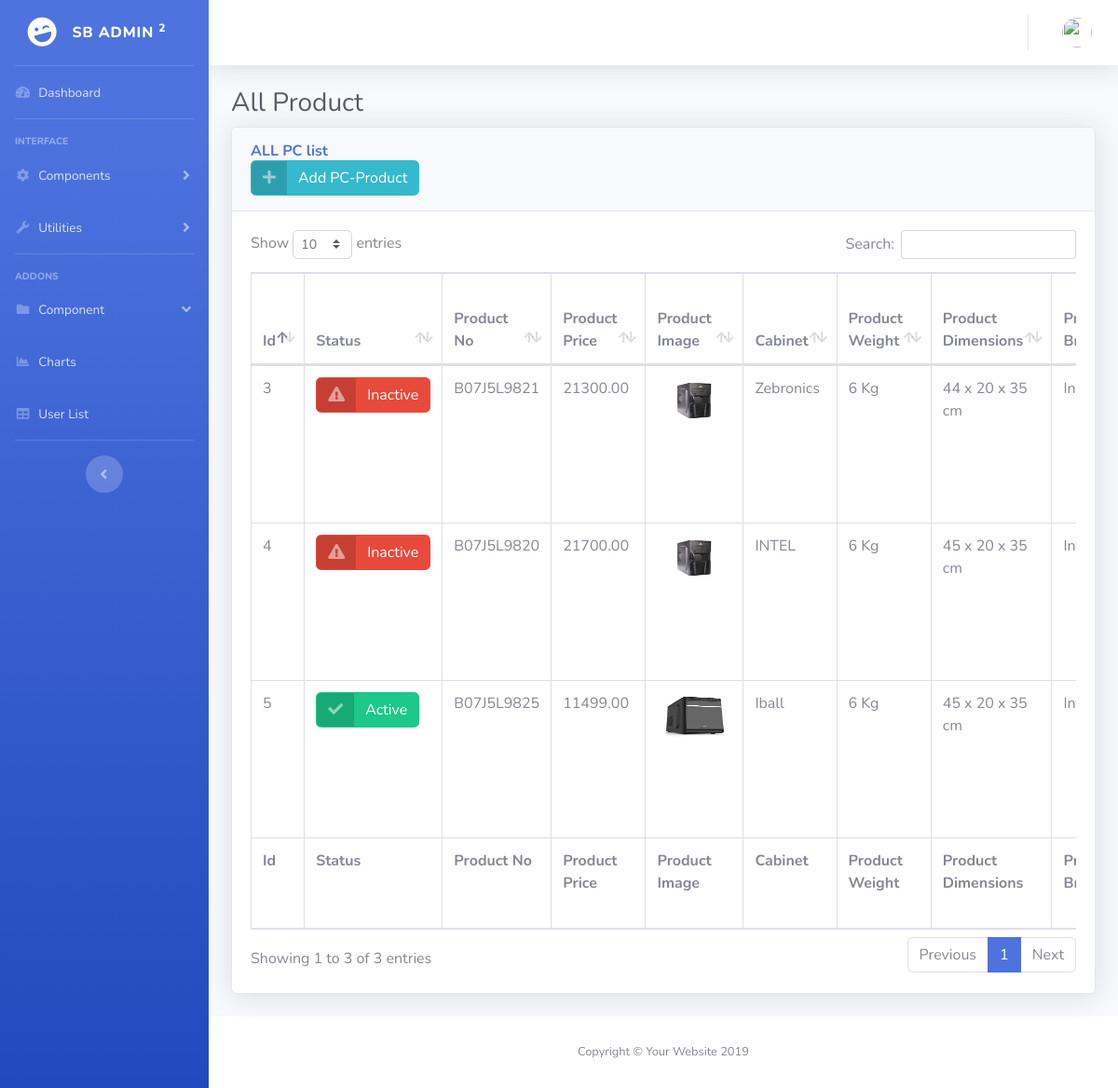
Page /admin/product_pc_list.php on the earlier database version.
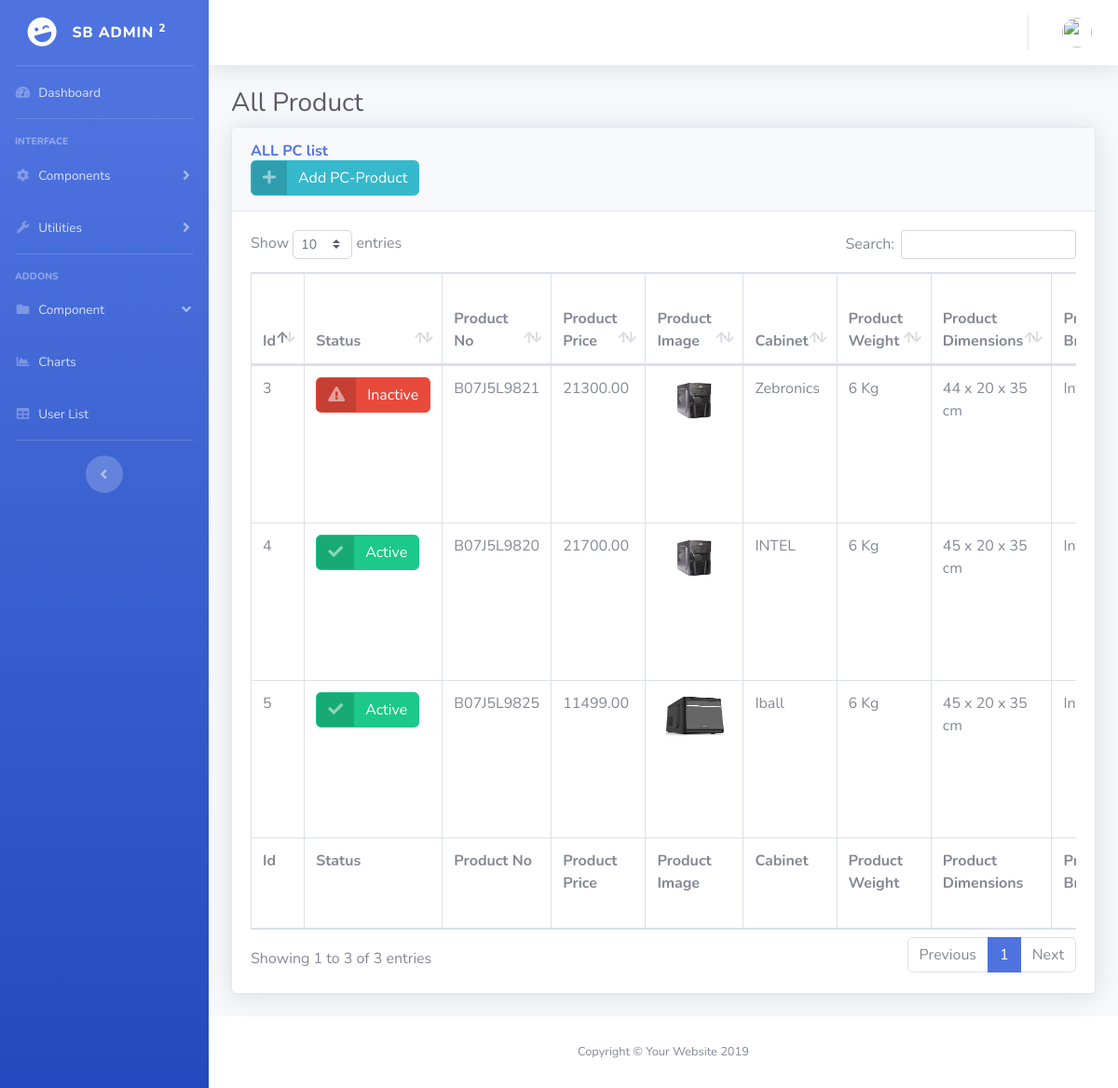
Same page on the later database version.
### tables this page shows
CREATE TABLE `add_product_pc` (
  `id` int(100) NOT NULL,
  `status` int(50) NOT NULL,
  `product_no` varchar(100) NOT NULL,
  `product_price` double(10,2) NOT NULL,
  `product_img` varchar(100) NOT NULL,
  `cabinet` varchar(100) NOT NULL,
  `product_weight` varchar(100) NOT NULL,
  `product_dimensions` varchar(100) NOT NULL,
  `processor_brand` varchar(100) NOT NULL,
  `processor_type` varchar(100) NOT NULL,
  `ram_size` varchar(100) NOT NULL,
  `ram_type` varchar(100) NOT NULL,
  `hard_disk_size` varchar(100) NOT NULL,
  `hard_disk_tech` varchar(100) NOT NULL,
  `operating_system` varchar(100) NOT NULL,
  `g_card` varchar(100) NOT NULL,
  `additional_information` varchar(200) NOT NULL
);

### admin/system/adodb/adodb.inc.php (called while the page is built, shortened)
<?php
 if (!defined('_ADODB_LAYER')) {
	GLOBAL
		$ADODB_vers,
		$ADODB_COUNTRECS,
		$ADODB_CACHE_DIR,
		$ADODB_CACHE,
		$ADODB_CACHE_CLASS,
		$ADODB_EXTENSION,
		$ADODB_COMPAT_FETCH,
	 	$ADODB_FETCH_MODE,
		$ADODB_GETONE_EOF,
		$ADODB_QUOTE_FIELDNAMES;
	function ADODB_Setup()
	{
	GLOBAL
		$ADODB_vers,
		$ADODB_COUNTRECS,
		$ADODB_CACHE_DIR,
	 	$ADODB_FETCH_MODE,
		$ADODB_CACHE,
		$ADODB_CACHE_CLASS,
		$ADODB_FORCE_TYPE,
		$ADODB_GETONE_EOF,
		$ADODB_QUOTE_FIELDNAMES;
		$ADODB_FETCH_MODE = ADODB_FETCH_DEFAULT;
		if (!isset($ADODB_COUNTRECS)) $ADODB_COUNTRECS = true;
	}
	class ADOConnection {
	var $database = '';
	var $host = '';
	var $user = '';
	var $debug = false;
	var $true = '1';
	var $false = '0';
	var $fetchMode=false;
	var $bulkBind = false;
	var $_queryID = false;
	var $_bindInputArray = false;
	function PConnect($argHostname = "", $argUsername = "", $argPassword = "", $argDatabaseName = "")
	{
		if ($argHostname != "") $this->host = $argHostname;
		if ($argUsername != "") $this->user = $argUsername;
		if ($argDatabaseName != "") $this->database = $argDatabaseName;
		if ($rez = $this->_pconnect($this->host, $this->user, $argPassword, $this->database)) return true;
		return $ret;
	}
	function Execute($sql,$inputarr=false)
	{
		if ($inputarr) {
			if (!is_array($inputarr)) $inputarr = array($inputarr);
			$element0 = reset($inputarr);
			$array_2d = $this->bulkBind && is_array($element0) && !is_object(reset($element0));
			unset($element0);
			if (!is_array($sql) && !$this->_bindInputArray) {
				$sqlarr = explode('?',$sql);
				$nparams = sizeof($sqlarr)-1;
				if (!$array_2d) $inputarr = array($inputarr);
				foreach($inputarr as $arr) {
					$sql = ''; $i = 0;
					while(list(, $v) = each($arr)) {
						$sql .= $sqlarr[$i];
						$typ = gettype($v);
						if ($typ == 'string')
							$sql .= $this->qstr($v);
						else if ($typ == 'double')
							$sql .= str_replace(',','.',$v);
						else if ($typ == 'boolean')
							$sql .= $v ? $this->true : $this->false;
						else if ($typ == 'object') {
							if (method_exists($v, '__toString')) $sql .= $this->qstr($v->__toString());
							else $sql .= $this->qstr((string) $v);
						} else if ($v === null)
							$sql .= 'NULL';
						else
							$sql .= $v;
						$i += 1;
						if ($i == $nparams) break;
					}
					if (isset($sqlarr[$i])) {
						$sql .= $sqlarr[$i];
						if ($i+1 != sizeof($sqlarr)) $this->outp_throw( "Input Array does not match ?: ".htmlspecialchars($sql),'Execute');
					} else if ($i != sizeof($sqlarr))
						$this->outp_throw( "Input array does not match ?: ".htmlspecialchars($sql),'Execute');
					$ret = $this->_Execute($sql);
					if (!$ret) return $ret;
				}
			} else {
				if ($array_2d) {
					if (is_string($sql))
						$stmt = $this->Prepare($sql);
					else
						$stmt = $sql;
					foreach($inputarr as $arr) {
						$ret = $this->_Execute($stmt,$arr);
						if (!$ret) return $ret;
					}
				} else {
					$ret = $this->_Execute($sql,$inputarr);
				}
			}
		} else {
			$ret = $this->_Execute($sql,false);
		}
		return $ret;
	}
	function _Execute($sql,$inputarr=false)
	{
		if ($this->debug) {
			global $ADODB_INCLUDED_LIB;
			if (empty($ADODB_INCLUDED_LIB)) include(ADODB_DIR.'/adodb-lib.inc.php');
			$this->_queryID = _adodb_debug_execute($this, $sql,$inputarr);
		} else {
			$this->_queryID = @$this->_query($sql,$inputarr);
		}
		$rs = new $rsclass($this->_queryID,$this->fetchMode);
		$rs->connection = $this;
		$rs->Init();
		if (is_array($sql)) $rs->sql = $sql[0];
		else $rs->sql = $sql;
		return $rs;
	}
}
	class ADORecordSet implements IteratorAggregate {
	var $_numOfRows = -1;
	var $_numOfFields = -1;
	var $_currentRow = -1;
	var $_closed = false;
	function ADORecordSet($queryID)
	{
		$this->_queryID = $queryID;
	}
	function Init()
	{
		if ($this->_numOfRows != 0 && $this->_numOfFields && $this->_currentRow == -1) {
			$this->_currentRow = 0;
			if ($this->EOF = ($this->_fetch() === false)) {
				$this->_numOfRows = 0;
			}
		} else {
			$this->EOF = true;
		}
	}
	function Close()
	{
		if (!$this->_closed) {
			$this->_closed = true;
			return $this->_close();
		} else
			return true;
	}
	function RecordCount() {return $this->_numOfRows;}
}
	function ADOLoadCode($dbType)
	{
		$db = strtolower($dbType);
		switch ($db) {
			default:
				$class = $db; break;
		}
		$file = ADODB_DIR."/drivers/adodb-".$db.".inc.php";
		if (class_exists("ADODB_" . $class)) return $class;
		return false;
	}
	function ADONewConnection($db='')
	{
	GLOBAL $ADODB_NEWCONNECTION, $ADODB_LASTDB;
		$errorfn = (defined('ADODB_ERROR_HANDLER')) ? ADODB_ERROR_HANDLER : false;
		if(empty($obj)) {
			if (!isset($ADODB_LASTDB)) $ADODB_LASTDB = '';
			if ($db != $ADODB_LASTDB) $db = ADOLoadCode($db);
			$cls = 'ADODB_'.$db;
			$obj = new $cls();
		}
		return $obj;
	}
}
?>

### admin/system/database.php (called while the page is built, shortened)
<?php
include ('adodb/adodb.inc.php');
class clsConnection
{
    private $db_host;
    private $db_user;
    private $db_pwd;
    private $db_name;
    private $dbLink;
    function clsConnection()
    {
        if (strstr($_SERVER['HTTP_HOST'], "192.168.1.") || $_SERVER['HTTP_HOST'] =="localhost")
        {
            $this->db_host = "localhost";
            $this->db_user = "root";
            $this->db_pwd = "";
            $this->db_name = "tilottama_tech";
        }
        else
        {
            $this->db_host = "localhost";
            $this->db_user = "root";
            $this->db_pwd = "";
            $this->db_name = "reborndb";
        }
        $this->dbLink = ADONewConnection('mysqli');
        $this->dbLink->PConnect($this->db_host, $this->db_user, $this->db_pwd, $this->db_name);
    }
    public function GetAllRows($sqlQuery = "")
    {
        $recordSet = $this->dbLink->Execute($sqlQuery);
        $rows = array();
        if (!$recordSet)
        {
            print $this->dbLink->ErrorMsg();
        }
        else
        {
            while (!$recordSet->EOF)
            {
                $rows[] = $recordSet->fields;
                $recordSet->MoveNext();
            }
        }
        return $rows;
    }
}
?>

### admin/system/adodb/drivers/adodb-mysqli.inc.php (called while the page is built, shortened)
<?php
if (! defined("_ADODB_MYSQLI_LAYER")) {
class ADODB_mysqli extends ADOConnection {
	var $clientFlags = 0;
	var $port = false;
	var $socket = false;
	var $optionFlags = array(array(MYSQLI_READ_DEFAULT_GROUP,0));
  	var $multiQuery = false;
	function _connect($argHostname = NULL,
			  $argUsername = NULL,
			  $argPassword = NULL,
			  $argDatabasename = NULL, $persist=false)
	  {
	    $this->_connectionID = @mysqli_init();
		foreach($this->optionFlags as $arr) {
			mysqli_options($this->_connectionID,$arr[0],$arr[1]);
		}
		if ($persist && PHP_VERSION > 5.2 && strncmp($argHostname,'p:',2) != 0) $argHostname = 'p:'.$argHostname;
		$ok = mysqli_real_connect($this->_connectionID,
 				    $argHostname,
 				    $argUsername,
 				    $argPassword,
 				    $argDatabasename,
					$this->port,
					$this->socket,
					$this->clientFlags);
		if ($ok) {
	 		if ($argDatabasename)  return $this->SelectDB($argDatabasename);
 			return true;
 	   } else {
			if ($this->debug)
		  		ADOConnection::outp("Could't connect : "  . $this->ErrorMsg());
			$this->_connectionID = null;
			return false;
	   }
	}
	function _pconnect($argHostname, $argUsername, $argPassword, $argDatabasename)
	{
		return $this->_connect($argHostname, $argUsername, $argPassword, $argDatabasename, true);
	}
	function SelectDB($dbName)
	{
	    if ($this->_connectionID) {
        	$result = @mysqli_select_db($this->_connectionID, $dbName);
			return $result;
		}
	    return false;
	}
	function _query($sql, $inputarr)
	{
	global $ADODB_COUNTRECS;
		if ($this->multiQuery) {
			$rs = mysqli_multi_query($this->_connectionID, $sql.';');
			if ($rs) {
				$rs = ($ADODB_COUNTRECS) ? @mysqli_store_result( $this->_connectionID ) : @mysqli_use_result( $this->_connectionID );
				return $rs ? $rs : true;
			}
		} else {
			$rs = mysqli_query($this->_connectionID, $sql, $ADODB_COUNTRECS ? MYSQLI_STORE_RESULT : MYSQLI_USE_RESULT);
			if ($rs) return $rs;
		}
		return false;
	}
}
class ADORecordSet_mysqli extends ADORecordSet{
	function ADORecordSet_mysqli($queryID, $mode = false)
	{
	  if ($mode === false)
	   {
	      global $ADODB_FETCH_MODE;
	      $mode = $ADODB_FETCH_MODE;
	   }
	  switch ($mode)
	    {
	    case ADODB_FETCH_DEFAULT:
	    case ADODB_FETCH_BOTH:
	    default:
	      $this->fetchMode = MYSQLI_BOTH;
	      break;
	    }
	}
	function _initrs()
	{
	global $ADODB_COUNTRECS;
		$this->_numOfRows = $ADODB_COUNTRECS ? @mysqli_num_rows($this->_queryID) : -1;
		$this->_numOfFields = @mysqli_num_fields($this->_queryID);
	}
	function MoveNext()
	{
		$this->fields = @mysqli_fetch_array($this->_queryID,$this->fetchMode);
		if (is_array($this->fields)) return true;
		$this->EOF = true;
		return false;
	}
	function _fetch()
	{
		$this->fields = mysqli_fetch_array($this->_queryID,$this->fetchMode);
	  	return is_array($this->fields);
	}
	function _close()
	{
	  	$this->_queryID = false;
	}
}
}
?>

### admin/employee.cls.php (called while the page is built, shortened)
<?php
class component_inc{
private $db_con;
function component_inc()
       {
        $this->db_con=new clsConnection;
       }
   function getProductPCList(){
    $sSql = "SELECT * FROM add_product_pc";
        $rows = $this->db_con->GetAllRows($sSql);
        return $rows;
   }
    }
?>

### admin/product_pc_list.php (the view, shortened to what the changed rows need)
<?php
include ('system/database.php');
include ('employee.cls.php');
$obj_comp = new component_inc ;
$rowProductPCList = $obj_comp->getProductPCList()
?>
<!DOCTYPE html>
<html lang="en">
<head>
  <link href="vendor/fontawesome-free/css/all.min.css" rel="stylesheet" type="text/css">
  <link href="css/sb-admin-2.min.css" rel="stylesheet">
  <link href="vendor/datatables/dataTables.bootstrap4.min.css" rel="stylesheet">
</head>
<body id="page-top">
  <div id="wrapper">
    <div id="content-wrapper" class="d-flex flex-column">
      <div id="content">
        <div class="container-fluid">
          <h1 class="h3 mb-2 text-gray-800">All Product</h1>
          <div class="card shadow mb-4">
            <div class="card-body">
              <div class="table-responsive">
                <table class="table table-bordered" id="dataTable" width="100%" cellspacing="0">
                  <thead>
                  <tr>
                      <th>Id</th>
                      <th>Status</th>
                      <th>Product No</th>
                      <th>Product Price</th>
                      <th>Product Image</th>
                      <th>Cabinet</th>
                      <th>Product Weight</th>
                      <th>Product Dimensions</th>
                      <th>Processor Brand</th>
                    </tr>
                  </thead>
                  <tfoot>
                    <tr>
                      <th>Id</th>
                      <th>Status</th>
                      <th>Product No</th>
                      <th>Product Price</th>
                      <th>Product Image</th>
                      <th>Cabinet</th>
                      <th>Product Weight</th>
                      <th>Product Dimensions</th>
                      <th>Processor Brand</th>
                    </tr>
                  </tfoot>
                  <tbody>
                  <?php
                foreach ($rowProductPCList as  $row_product_pc_list) {
                ?>
                    <tr>
                      <td><?php echo $row_product_pc_list['id'];?></td>
                      <td><?php
                        if($row_product_pc_list['status']==0){
                          echo '<a href="#" class="btn btn-danger btn-icon-split">
                          <span class="icon text-white-50">
                          <i class="fas fa-exclamation-triangle"></i>
                          </span>
                          <span class="text">Inactive</span>
                        </a>';
                        }else{
                          echo '<a href="#" class="btn btn-success btn-icon-split">
                          <span class="icon text-white-50">
                            <i class="fas fa-check"></i>
                          </span>
                          <span class="text">Active</span>
                        </a>';
                        }
                        ?> </td>
                      <td><?php echo $row_product_pc_list['product_no'];?></td>
                      <td><?php echo $row_product_pc_list['product_price'];?></td>
                      <td><img src ="upload/<?php echo $row_product_pc_list['product_img'];?>" height=50 width=80 /> </td>
                      <td><?php echo $row_product_pc_list['cabinet'];?></td>
                      <td><?php echo $row_product_pc_list['product_weight'];?></td>
                      <td><?php echo $row_product_pc_list['product_dimensions'];?></td>
                      <td><?php echo $row_product_pc_list['processor_brand'];?></td>
                    </tr>
                    <?php
                       }
                      ?>
                  </tbody>
                </table>
              </div>
            </div>
          </div>
        </div>
      </div>
    </div>
  </div>
</body>
</html>

Differences in the rows shown:
changed add_product_pc "INTEL": status "Inactive" → "Active"
